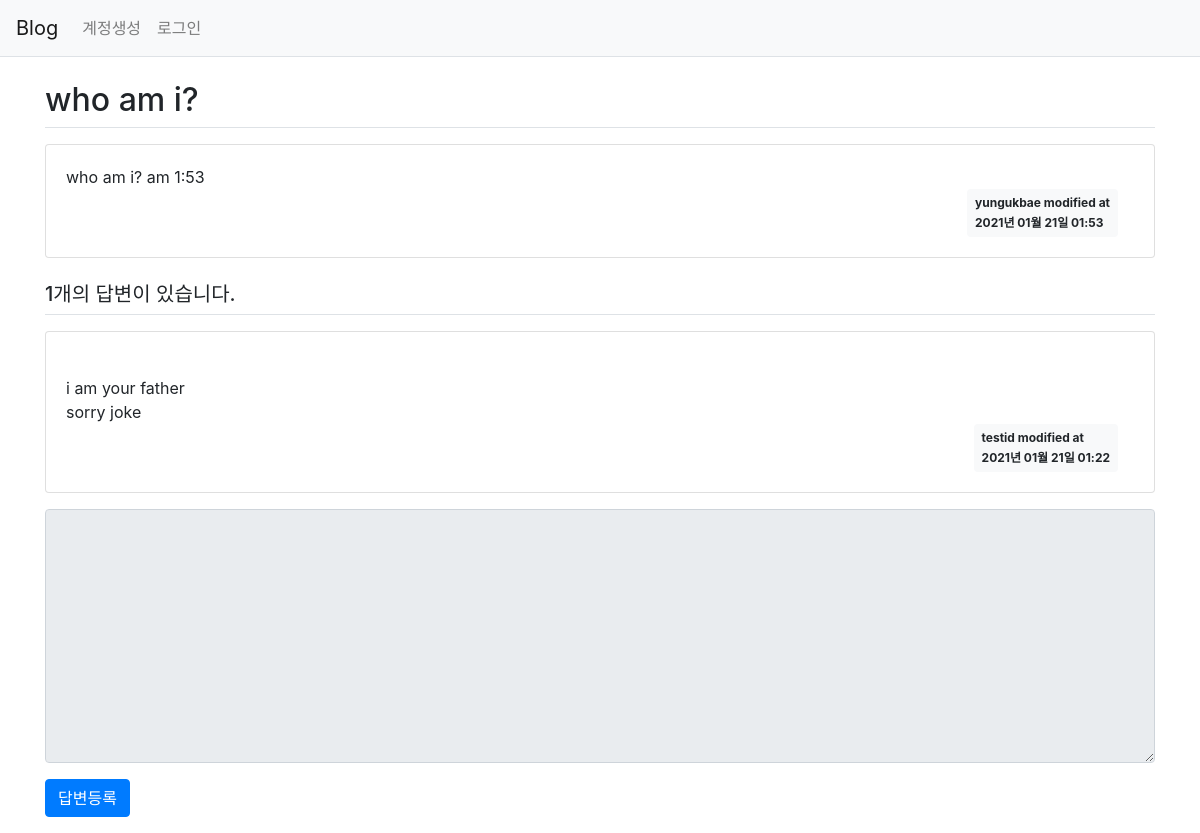
Page /question/detail/301/ on the committed database.
### pybo/models.py (models this page shows)
class Question(db.Model):
    id = db.Column(db.Integer, primary_key=True)
    subject = db.Column(db.String(200),nullable=False)
    content = db.Column(db.Text(),nullable=False)
    create_date = db.Column(db.DateTime(),nullable=False)
    user_id = db.Column(db.Integer, db.ForeignKey('user.id', ondelete='CASCADE'), nullable=False)
    user = db.relationship('User',backref=db.backref('question_set'))
    modify_date = db.Column(db.DateTime(), nullable=True)

class User(db.Model):
    id = db.Column(db.Integer, primary_key=True)
    username = db.Column(db.String(150), nullable=False)  #unique는 같은 값을 저장할 수 없다는 뜻이다.
    password = db.Column(db.String(200), nullable=False)
    email = db.Column(db.String(120),unique=True, nullable=False)

class Answer(db.Model):
    id = db.Column(db.Integer, primary_key=True)
    question_id = db.Column(db.Integer, db.ForeignKey('question.id',ondelete='CASCADE'))     #db.ForeignKey에 지정한 첫 번째 값은 연결한 모델의 속성명이고 두 번째 ondelete에 지정한 값은 삭제 연동 설정이다. 즉, 답변 모델의 quesion_id 속성은 질문 모델의 id 속성과 연결되며 ondelete='CASCADE'에 의해 데이터베이스에서 쿼리를 이용하여 질문을 삭제하면 해당 질문에 달린 답변도 함꼐 삭제된다.
    question = db.relationship('Question',backref=db.backref('answer_set'))  #quesion속성은 답변 모델에서 질문 모델을 참조하기 위해 추가했다. 예를 들어 답변 모델 객체에서 질문 모델 객체의 제목을 참조하려면 answer.question.subject처럼 할 수 있다. 이렇게 하려면 속성을 추가할 때 db.Column이 아닌 db.relationship을 사용해야한다.
    content = db.Column(db.Text(), nullable=False)
    create_date = db.Column(db.DateTime(), nullable=False)
    user_id = db.Column(db.Integer, db.ForeignKey('user.id', ondelete='CASCADE'), nullable=False)
    user = db.relationship('User',backref=db.backref('answer_set'))
    modify_date = db.Column(db.DateTime(), nullable=True)

### pybo/views/question_views.py (the view)
@bp.route('/detail/<int:question_id>/')
def detail(question_id):
    form = AnswerForm()
    question = Question.query.get_or_404(question_id) #get_or_404는 해당 데이터를 찾을 수 없는 경우 404페이지를 출력해준다.
    return render_template('question/question_detail.html',question=question, form=form)

### pybo/forms.py
class AnswerForm(FlaskForm):
    content = TextAreaField('내용',validators=[DataRequired('내용은 필수입력 항목입니다.')])

### pybo/filter.py (called while the page is built)
def format_datetime(value, fmt='%Y년 %m월 %d일 %H:%M'):
    return value.strftime(fmt)

### pybo/views/auth_views.py (called while the page is built)
@bp.before_app_request
def load_logged_in_user():
    user_id = session.get('user_id')
    if user_id is None:
        g.user = None
    else:
        g.user=User.query.get(user_id)

### pybo/templates/question/question_detail.html (shortened to what this page needs)
{% extends 'base.html' %}
{% block content %}
<div class="container my-3">
    <h2 class="border-bottom py-2">{{ question.subject }}</h2>
    <div class="card my-3">
        <div class="card-body">
            <div class="card-text" style="white-space: pre-line;">{{ question.content }}</div>
            <div class="d-flex justify-content-end">
                {% if question.modify_date %}
                <div class="badge badge-light p-2 text-left mx-3">
                    <div class="mb-2">{{question.user.username}} modified at</div>
                    <div>{{ question.modify_date|datetime }}</div>
                </div>
                {% else %}
                <div class="badge badge-light p-2">
                    <div class="mb-2">{{ question.user.username }}</div>
                    <div>{{ question.create_date|datetime }}</div>
                </div>
                {% endif %}
            </div>
        </div>
    </div>
    <h5 class="border-bottom my-3 py-2">{{ question.answer_set|length }}개의 답변이 있습니다.</h5>
    {% for answer in question.answer_set %}
    <div class="card my-3">
        <div class="card-body">
            <div class="card-text" style="white-space: pre-line;">
            {{ answer.content }}
            </div>
            <div class="d-flex justify-content-end">
                {% if answer.modify_date %}
                    <div class="badge badge-light p-2 text-left mx-3">
                    <div class="mb-2">{{answer.user.username}} modified at</div>
                    <div>{{ answer.modify_date|datetime }}</div>
                </div>
                {% else %}
                <div class="badge badge-light p-2">
                    <div class="mb-2">{{ answer.user.username }}</div>
                    <div>{{ answer.create_date|datetime }}</div>
                </div>
                {% endif %}
            </div>
        </div>
    </div>
    {% endfor %}
    <form action="{{ url_for('answer.create',question_id=question.id)}}" method="POST" class="my-3">
        <div class="form-group">
            <textarea {% if not g.user %}disabled{% endif %} class="form-control" name="content" id="content" rows="10"></textarea>
        </div>
        <input type="submit" value="답변등록" class="btn btn-primary">
    </form>
</div>
{% endblock %}

### rows in the picture
Question: subject "who am i?", content "who am i? am 1:53", modify_date "2021년 01월 21일 01:53"
User: user.username "yungukbae"
Answer: content "i am your father sorry joke", user.username "testid", modify_date "2021년 01월 21일 01:22"

### other values in the picture
{{ question.answer_set|length }} "1"
